Frame 1 (no input): blank canvas, image omitted
Frame 60 (the mouse pressed at the canvas centre just before this capture): blank canvas, image omitted
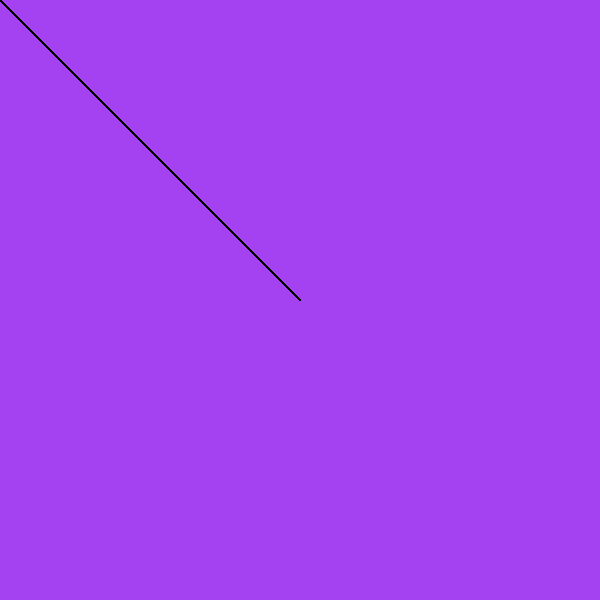
Frame 120 (the mouse held since frame 60 and released just before this capture)

The Processing sketch whose frames 1 and 60 were blank and that drew this single picture after the mouse press (run headless with seeded random() and noise(); from frame 60 on, the mouse is pressed at the canvas centre):

// Processing sketch: s12_toggle_mode
// ── s12_toggle_mode.pde
float drawingMode = 0;
void setup() {
  size(600, 600);
  background(random(255), random(255), random(255));
}
void draw() {
  if(drawingMode > 0) {
    // background design
    ellipse(mouseX, mouseY, 20, 20);
  } else {
    // foreground design 
    line(0, 0, mouseX, mouseY);
  }
}
void keyPressed() {
  if(key == ' ') {
    drawingMode = 1 - drawingMode;
  }
  if(key == 's') {
    save("result.png");
  }
}
